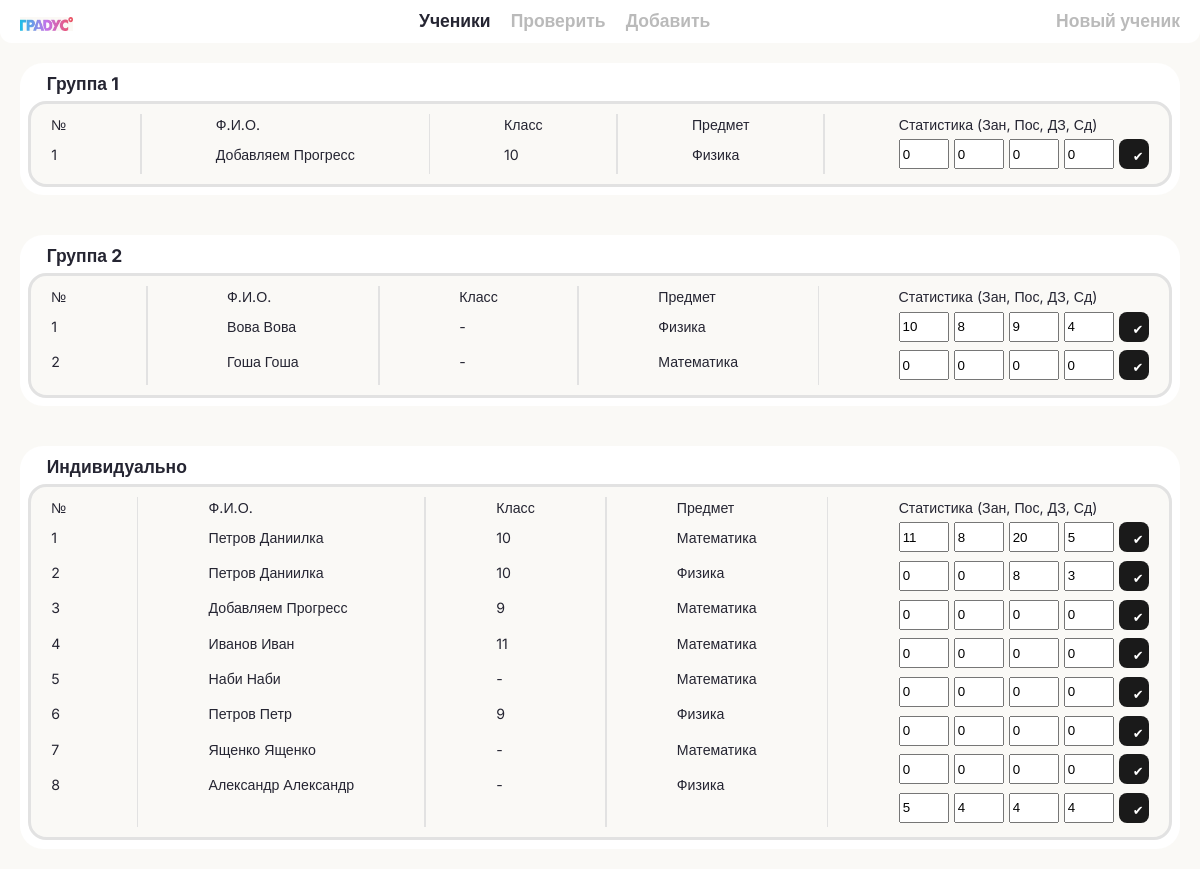
The app's page /admin/index.php with its own data.
### tables this page shows
CREATE TABLE `users_info` (
  `id` int NOT NULL,
  `parent_lastname` varchar(50) DEFAULT NULL,
  `parent_firstname` varchar(50) DEFAULT NULL,
  `parent_middlename` varchar(50) DEFAULT NULL,
  `parent_phone` varchar(50) DEFAULT NULL,
  `student_lastname` varchar(50) DEFAULT NULL,
  `student_firstname` varchar(50) DEFAULT NULL,
  `student_middlename` varchar(50) DEFAULT NULL,
  `student_phone` varchar(50) DEFAULT NULL,
  `student_class` int DEFAULT NULL,
  `study_format` varchar(50) DEFAULT NULL,
  `group_number` int DEFAULT NULL,
  `subject_1` varchar(50) DEFAULT NULL,
  `parent_password` varchar(50) DEFAULT NULL,
  `student_password` varchar(50) DEFAULT NULL,
  `admin_password` varchar(50) NOT NULL DEFAULT '314159265',
  `lessons_total` int DEFAULT '0',
  `attendance` int DEFAULT '0',
  `homeworks_total` int DEFAULT '0',
  `homeworks_done` int DEFAULT '0'
);

### admin/index.php (the view, shortened to what this page needs)
<?php
$host = "localhost";
$user = "root";
$password = "root";
$dbname = "test";
$conn = new mysqli($host, $user, $password, $dbname);
$sql = "SELECT * FROM users_info
        ORDER BY study_format, group_number, student_lastname";
$result = $conn->query($sql);
$groups = [];
$individuals = [];
while ($row = $result->fetch_assoc()) {
    if ($row['study_format'] === 'Группа') {
        $groupNumber = $row['group_number'] ?? 0;
        $groups[$groupNumber][] = $row;
    } else {
        $individuals[] = $row;
    }
}
?>
<!DOCTYPE html>
<html lang="ru">
<head>
    <link rel="stylesheet" href="css/base.css">
    <link rel="stylesheet" href="css/section.css">
    <link rel="stylesheet" href="css/layout.css">
    <link rel="stylesheet" href="css/components.css">
</head>
<body>
    <header class="main-header">
        <div class="header-content-wrapper">
            <a href="/" class="header-logo">
                <img src="image/logo-tablet.webp">
            </a>
            <nav class="main-nav">
                <ul class="nav-list">
                    <li><a href="#" class="nav-link active lg">Ученики</a></li>
                    <li><a href="check-works.php" class="nav-link lg">Проверить</a></li>
                    <li><a href="add-task.php" class="nav-link lg">Добавить</a></li>
                </ul>
            </nav>
            <a href="add-student.php" class="nav-link lg">Новый ученик</a>
        </div>
    </header>
    <?php foreach ($groups as $groupNumber => $students): ?>
        <section class="container">
            <div class="card">
                <div class="line">
                    <h1 class="lg">Группа <?= $groupNumber ?></h1>
                </div>
                <div class="card s">
                    <div class="line">
                        <div class="column">
                            <h2 class="md">№</h2>
                            <?php $i = 1; ?>
                            <?php foreach ($students as $student): ?>
                                <p>
                                    <?= $i++ ?>
                                </p>
                            <?php endforeach; ?>
                        </div>
                        <div class="column">
                            <h2 class="md">Ф.И.О.</h2>
                            <?php foreach ($students as $student): ?>
                                <p>
                                    <?= htmlspecialchars($student['student_lastname']) ?>
                                    <?= htmlspecialchars($student['student_firstname']) ?>
                                </p>
                            <?php endforeach; ?>
                        </div>
                        <div class="column">
                            <h2 class="md">Класс</h2>
                            <?php foreach ($students as $student): ?>
                                <p><?= $student['student_class'] ?: '-' ?></p>
                            <?php endforeach; ?>
                        </div>
                        <div class="column">
                            <h2 class="md">Предмет</h2>
                            <?php foreach ($students as $student): ?>
                                <p><?= $student['subject_1'] ?: '-' ?></p>
                            <?php endforeach; ?>
                        </div>
                        <div class="column">
                            <h2 class="md">Статистика (Зан, Пос, ДЗ, Сд) </h2>
                            <?php foreach ($students as $student): ?>
                                <form method="POST" style="margin-bottom: var(--space-3xs);">
                                    <input type="number" name="lessons_total" value="<?= $student['lessons_total'] ?>"
                                        style="width:50px;">
                                    <input type="number" name="attendance" value="<?= $student['attendance'] ?>"
                                        style="width:50px;">
                                    <input type="number" name="homeworks_total" value="<?= $student['homeworks_total'] ?>"
                                        style="width:50px;">
                                    <input type="number" name="homeworks_done" value="<?= $student['homeworks_done'] ?>"
                                        style="width:50px;">
                                    <button type="submit">✔</button>
                                </form>
                            <?php endforeach; ?>
                        </div>
                    </div>
                </div>
            </div>
        </section>
    <?php endforeach; ?>
    <section class="container">
        <?php if (!empty($individuals)): ?>
            <div class="card">
                <div class="line">
                    <h1 class="lg">Индивидуально</h1>
                </div>
                <div class="card s">
                    <div class="line">
                        <div class="column">
                            <h2 class="md">№</h2>
                            <?php $i = 1; ?>
                            <?php foreach ($individuals as $student): ?>
                                <p>
                                    <?= $i++ ?>
                                </p>
                            <?php endforeach; ?>
                        </div>
                        <div class="column">
                            <h2 class="md">Ф.И.О.</h2>
                            <?php foreach ($individuals as $student): ?>
                                <p>
                                    <?= $student['student_lastname'] ?>
                                    <?= $student['student_firstname'] ?>
                                </p>
                            <?php endforeach; ?>
                        </div>
                        <div class="column">
                            <h2 class="md">Класс</h2>
                            <?php foreach ($individuals as $student): ?>
                                <p><?= $student['student_class'] ?: '-' ?></p>
                            <?php endforeach; ?>
                        </div>
                        <div class="column">
                            <h2 class="md">Предмет</h2>
                            <?php foreach ($individuals as $student): ?>
                                <p><?= $student['subject_1'] ?: '-' ?></p>
                            <?php endforeach; ?>
                        </div>
                        <div class="column">
                            <h2 class="md">Статистика (Зан, Пос, ДЗ, Сд)</h2>
                            <?php foreach ($individuals as $student): ?>
                                <form method="POST" style="margin-bottom:var(--space-3xs);">
                                    <input type="number" name="lessons_total" value="<?= $student['lessons_total'] ?>"
                                        style="width:50px;">
                                    <input type="number" name="attendance" value="<?= $student['attendance'] ?>"
                                        style="width:50px;">
                                    <input type="number" name="homeworks_total" value="<?= $student['homeworks_total'] ?>"
                                        style="width:50px;">
                                    <input type="number" name="homeworks_done" value="<?= $student['homeworks_done'] ?>"
                                        style="width:50px;">
                                    <button type="submit">✔</button>
                                </form>
                            <?php endforeach; ?>
                        </div>
                    </div>
                </div>
            </div>
        <?php endif; ?>
    </section>
</body>
</html>

### admin/css/section.css (style rules this page uses)
.main-header { background-color: var(--color-surface); border-bottom-right-radius: var(--radius-xl); border-bottom-left-radius: var(--radius-xl); }
.header-content-wrapper { display: flex; align-items: center; justify-content: space-between; padding: var(--space-xs) var(--space-md); }
.header-content-wrapper a { text-decoration: none; font-weight: 600; color: var(--color-text-secondary); }
.header-logo { width: calc(100vw * 64 / var(--container-width)); height: calc(100vw * 16 / var(--container-width)); }
.main-nav ul { list-style: none; }
.nav-list { display: flex; gap: var(--space-md); }
.header-content-wrapper .active { color: var(--color-text); }
h1.lg { padding-left: var(--space-xs); padding-right: var(--space-xs); }

### admin/css/layout.css (style rules this page uses)
.container { padding: var(--container-padding); }

### admin/css/components.css (style rules this page uses)
.card { display: flex; flex-direction: column; align-items: flex-start; gap: var(--space-3xs); padding: var(--space-xs); background-color: var(--color-surface); border-radius: var(--radius-card); }
.card .s { align-items: center; width: 100%; padding: var(--space-sm) var(--space-md); background-color: var(--color-bg); border-width: calc(100vw * var(--border-width) / var(--container-width)); border-color: var(--color-border); border-style: solid; border-radius: var(--radius-card-s); }
.card .lg { margin-left: var(--space-sm); }
.line { display: flex; justify-content: space-between; width: 100%; height: max-content; }
.column { display: flex; width: max-content; flex-direction: column; align-items: flex-start; gap: var(--space-3xs); }
.column p, .column form { height: 60px; display: flex; align-items: center; justify-content: center; margin: 0; }
.column form { gap: 5px; }
.column input { height: 30px; padding: 2px; }
.column button { height: 30px; width: 30px; cursor: pointer; }
button { background: #1A1A1A; color: white; border: none; border-radius: 8px; padding: 8px 14px; font-size: 13px; cursor: pointer; transition: 0.2s; }
.column form { display: flex; align-items: center; }
.column p, .column form { height: 32px; display: flex; align-items: center; }

### records on screen
users_info: student_lastname "Добавляем", student_firstname "Прогресс", student_class "10", subject_1 "Физика", lessons_total "0", attendance "0", homeworks_total "0", homeworks_done "0"
users_info: student_lastname "Вова", student_firstname "Вова", student_class "-", subject_1 "Физика", lessons_total "10", attendance "8", homeworks_total "9", homeworks_done "4"
users_info: student_lastname "Гоша", student_firstname "Гоша", student_class "-", subject_1 "Математика", lessons_total "0", attendance "0", homeworks_total "0", homeworks_done "0"
users_info: student_lastname "Петров", student_firstname "Даниилка", student_class "10", subject_1 "Математика", lessons_total "11", attendance "8", homeworks_total "20", homeworks_done "5"
users_info: student_lastname "Петров", student_firstname "Даниилка", student_class "10", subject_1 "Физика", lessons_total "0", attendance "0", homeworks_total "8", homeworks_done "3"
users_info: student_lastname "Добавляем", student_firstname "Прогресс", student_class "9", subject_1 "Математика", lessons_total "0", attendance "0", homeworks_total "0", homeworks_done "0"
users_info: student_lastname "Иванов", student_firstname "Иван", student_class "11", subject_1 "Математика", lessons_total "0", attendance "0", homeworks_total "0", homeworks_done "0"
users_info: student_lastname "Наби", student_firstname "Наби", student_class "-", subject_1 "Математика", lessons_total "0", attendance "0", homeworks_total "0", homeworks_done "0"
users_info: student_lastname "Петров", student_firstname "Петр", student_class "9", subject_1 "Физика", lessons_total "0", attendance "0", homeworks_total "0", homeworks_done "0"
users_info: student_lastname "Ященко", student_firstname "Ященко", student_class "-", subject_1 "Математика", lessons_total "0", attendance "0", homeworks_total "0", homeworks_done "0"
users_info: student_lastname "Александр", student_firstname "Александр", student_class "-", subject_1 "Физика", lessons_total "5", attendance "4", homeworks_total "4", homeworks_done "4"

### other values on screen
$groupNumber "1"
$groupNumber "2"
